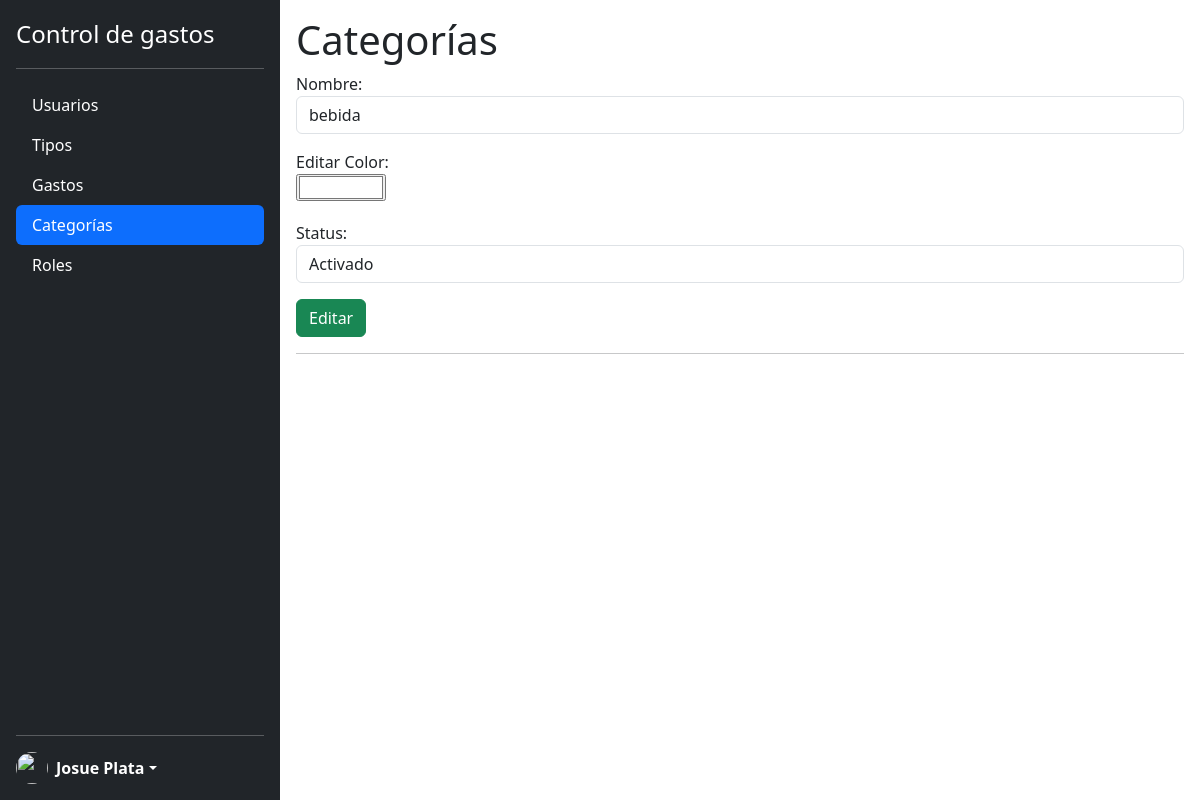
Page /modules/categorias/editar.php?id=3 (signed in) on the earlier database version.
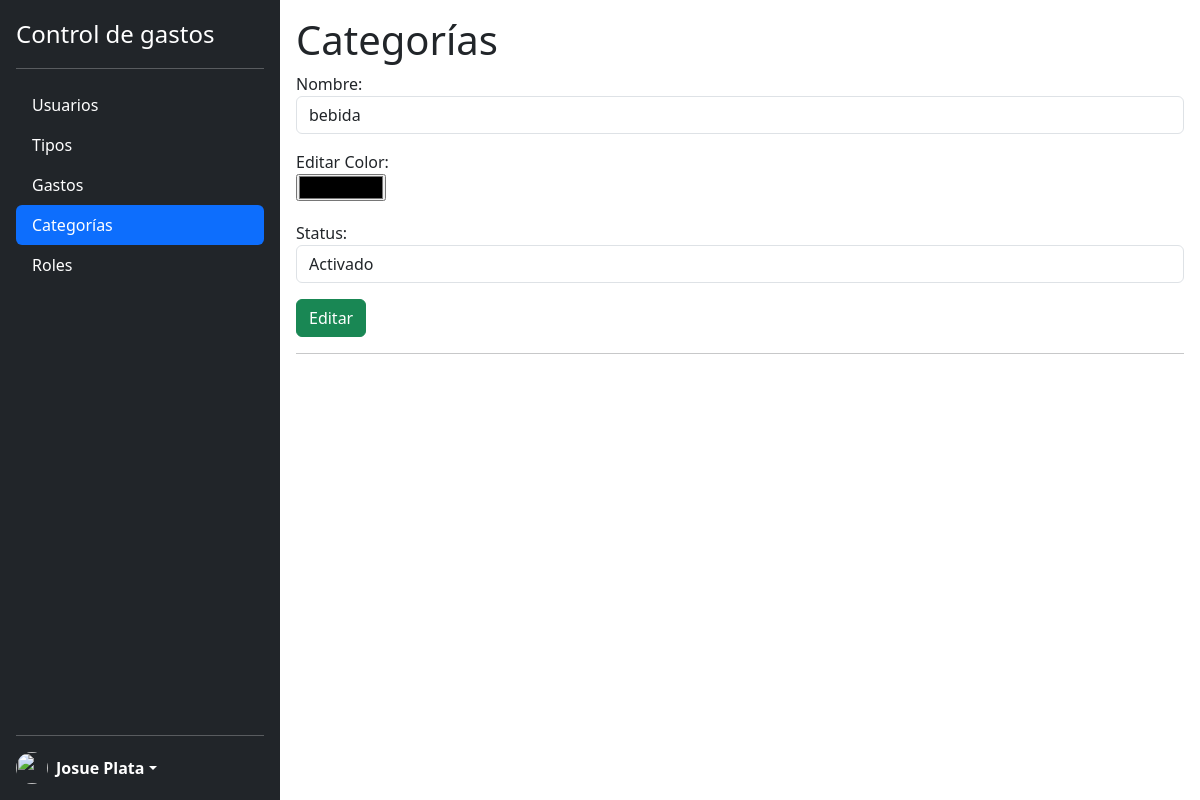
Same page on the later database version.
### tables this page shows
CREATE TABLE `categorias` (
  `id` int(11) UNSIGNED NOT NULL,
  `nombre` varchar(50) NOT NULL,
  `creacion` datetime DEFAULT current_timestamp(),
  `modificacion` datetime DEFAULT current_timestamp() ON UPDATE current_timestamp(),
  `usuario` int(11) UNSIGNED NOT NULL,
  `status` int(1) NOT NULL,
  `color` char(6) NOT NULL
);

### modules/categorias/editar.php (the view, shortened to what this page needs)
<?php
    require_once '../../lib/db.php';
?>
<!DOCTYPE html>
<html lang="en">
<head>
    <?php include_once '../../lib/head.php'; ?>
</head>
<body class="d-flex flex-nowrap">
    <?php
        include_once '../../lib/sidebar.php';
    ?>
    <section class="p-3 w-100">
        <h1>Categorías</h1>
        <form method="POST" action="../../lib/editarCategorias.php">
            <?php
            $id = $_GET['id'];
            $consulta = "SELECT * FROM categorias WHERE id = $id";
            $resultado = mysqli_query($enlace, $consulta);
            $registro =  mysqli_fetch_object($resultado);
            ?>
            <div class="form-group mb-3">
                <label>Nombre:</label>
                <input type="text" value="<?php echo $registro->nombre; ?>" class="form-control" name="nombreCategorias" id="nombreCategorias">
            </div>
            <div class="form-group mb-3" id="color">
                <label>Editar Color:</label><br>
                <input type="color" name="colorCategoria" value="<?php echo $registro->color; ?>" style="min-width: 90px;">
            </div>
            <div class="form-group mb-3">
                <label>Status:</label>
                <select name="statusCategorias" id="statusCategorias" class="form-control">
                    <option value="1">Activado</option>
                </select>
            </div>
            <div class="form-group mb-3">
                <button type="submit" class="btn btn-success">Editar</button>
            </div>
            <hr>
        </form>
    </section>
    </body>
    </html>

Differences in the rows shown:
changed categorias "bebida": colorCategoria "#ffffff" → "#000000"
